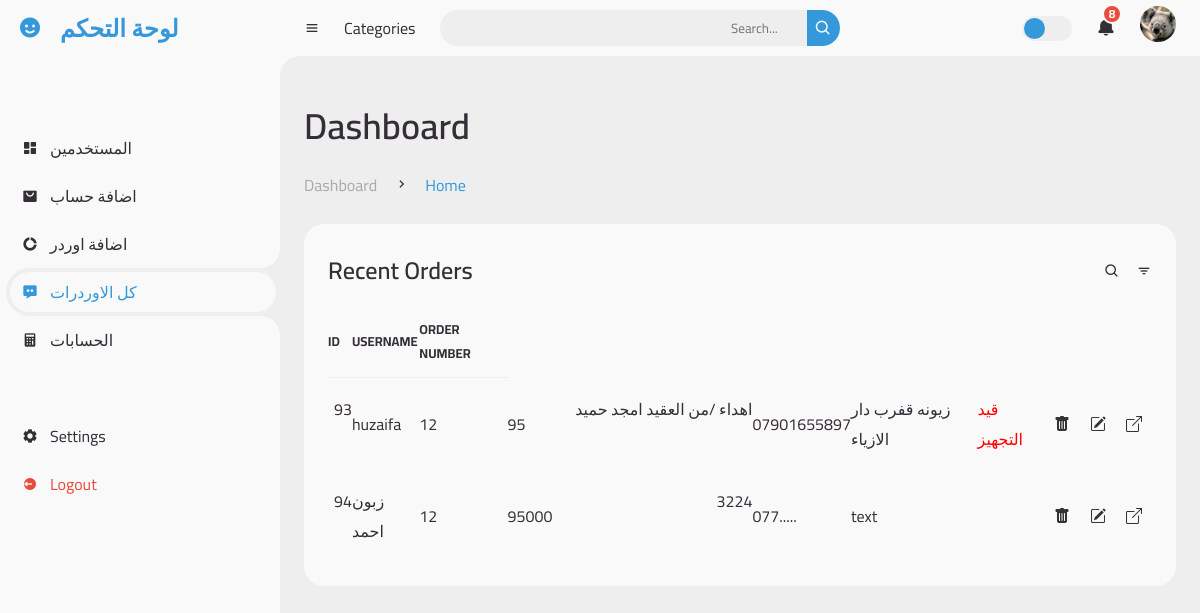
The app's page /controle/index.php (signed in) with its own data.
### tables this page shows
CREATE TABLE `user_form` (
  `id` int(100) NOT NULL,
  `name` varchar(100) NOT NULL,
  `email` varchar(100) NOT NULL,
  `password` varchar(100) NOT NULL,
  `image` varchar(100) NOT NULL,
  `usertype` varchar(255) NOT NULL
);

CREATE TABLE `orders` (
  `id` int(11) NOT NULL,
  `orderN` varchar(255) NOT NULL,
  `price` int(255) NOT NULL,
  `note` varchar(255) NOT NULL,
  `userNumber` varchar(255) NOT NULL,
  `addreces` varchar(255) NOT NULL,
  `user_id` varchar(255) NOT NULL,
  `order_page_name` varchar(255) NOT NULL,
  `page_name` varchar(255) NOT NULL,
  `statuse` varchar(50) NOT NULL,
  `priceAd` int(255) NOT NULL,
  `Governorate` varchar(255) NOT NULL
);

### controle/index.php (the view, shortened to what this page needs)
<?php
include '../login/config.php';
$user_id = $_SESSION['user_id'];
?>
                   <?php
                      $sqlimg = "SELECT * FROM `user_form` WHERE id = '$user_id'";
                      $resultimg = mysqli_query($conn, $sqlimg);
                       $img = mysqli_fetch_assoc($resultimg);
                       ?>
<!DOCTYPE html>
<html lang="en">
<head>
  <link href='https://unpkg.com/boxicons@2.0.9/css/boxicons.min.css' rel='stylesheet'>
  <link rel="stylesheet" href="html/style.css?v=<?php echo time(); ?>">
<link href="
https://cdn.jsdelivr.net/npm/bootstrap-icons@1.10.5/font/bootstrap-icons.min.css
" rel="stylesheet">
</head>
<body>
  <section id="sidebar">
    <a href="../controle/col.php" class="brand">
      <i class='bx bxs-smile'></i>
      <span class="text">لوحة التحكم</span>
    </a>
    <ul class="side-menu top">
      <li >
        <a href="../controle/col.php">
          <i class='bx bxs-dashboard' ></i>
          <span class="text">المستخدمين</span>
        </a>
      </li>
      <li>
        <a href="addAccunt.php">
          <i class='bx bxs-shopping-bag-alt' ></i>
          <span class="text">اضافة حساب </span>
        </a>
      </li>
      <li>
        <a href="create-new-order.php">
          <i class='bx bxs-doughnut-chart' ></i>
          <span class="text">اضافة اوردر</span>
        </a>
      </li>
      <li class="active">
        <a href="index.php">
          <i class='bx bxs-message-dots' ></i>
          <span class="text">كل الاوردرات </span>
        </a>
      </li>
      <li>
				<a href="accuntit.php">
				<i class='bx bxs-calculator'></i>
					<span class="text">الحسابات   </span>
				</a>
			</li>
    </ul>
    <ul class="side-menu">
      <li>
        <a href="../login/Home.php">
          <i class='bx bxs-cog' ></i>
          <span class="text">Settings</span>
        </a>
      </li>
      <li>
        <a href="../login/Home.php" class="logout">
          <i class='bx bxs-log-out-circle' ></i>
          <span class="text">Logout</span>
        </a>
      </li>
    </ul>
  </section>
  <section id="content">
    <nav>
      <i class='bx bx-menu' ></i>
      <a href="#" class="nav-link">Categories</a>
      <form action="saerch.php" method="POST">
        <div class="form-input">
          <input type="search" name="saerchInput" placeholder="Search...">
          <button type="submit" class="search-btn"><i class='bx bx-search' ></i></button>
        </div>
      </form>
      <label for="switch-mode" class="switch-mode"></label>
      <a href="#" class="notification">
        <i class='bx bxs-bell' ></i>
        <span class="num">8</span>
      </a>
      <a href="#" class="profile">
        <img src="../login/uploaded_img/<?php echo $img['image'] ?>">
      </a>
    </nav>
    <main>
      <div class="head-title">
        <div class="left">
          <h1>Dashboard</h1>
          <ul class="breadcrumb">
            <li>
              <a href="#">Dashboard</a>
            </li>
            <li><i class='bx bx-chevron-right' ></i></li>
            <li>
              <a class="active" href="#">Home</a>
            </li>
          </ul>
        </div>
      </div>
      <div class="table-data">
        <div class="order">
          <div class="head">
            <h3>Recent Orders</h3>
            <i class='bx bx-search' ></i>
            <i class='bx bx-filter' ></i>
          </div>
          <table>
            <thead>
              <tr>
                <th>ID</th>
                <th>USERNAME</th>
                <th>ORDER NUMBER</th>
              </tr>
            </thead>
                 <tbody>
        <?php
        $sql = "SELECT * FROM `orders`";
        $result = mysqli_query($conn, $sql);
        while ($row = mysqli_fetch_assoc($result)) {
        ?>
          <tr>
            <td><?php echo $row["id"] ?></td>
            <td><?php echo $row["order_page_name"] ?></td>
            <td><?php echo $row["orderN"] ?></td>
            <td><?php echo $row["price"] ?></td>
            <td style="width: 200px;
    overflow: hidden;
    display: block;
    height: 50px;
    text-align: end;"><?php echo $row["note"] ?></td>
            <td><?php echo $row["userNumber"] ?></td>
            <td><?php echo $row["addreces"] ?></td>
            <td><a href="order.php?id=<?php echo $row["id"] ?>" class="link-dark" style= "color: red"><?php if($row["statuse"] == "1"){
              echo "قيد التجهيز ";}elseif($row["statuse"] == "2"){
                 echo "تم ارسال الطلب الى شركة التوصيل ";
              }elseif($row["statuse"] == "3"){
                echo "تم استلام الطلب ";
             }
             elseif($row["statuse"] == "4"){
              echo "طلب راجع";
           }?> </a></td>
                  <td><a href="delete.php?id=<?php echo $row["id"] ?>" class="link-dark"><i style="padding: 10px; color: #333;" class="bi bi-trash-fill"></i></a></td>
                  <td><a href="edit.php?id=<?php echo $row["id"] ?>" class="link-dark"><i style="padding: 10px; color: #333;" class="bi bi-pencil-square"></i></a> </td>
                  <td> <a href="order.php?id=<?php echo $row["id"] ?>" class="link-dark"><i style="padding: 10px; color: #333;" class="bi bi-box-arrow-up-right"></i> </a></td>
          </tr>
        <?php
        }
        ?>
      </tbody>
          </table>
        </div>
      </div>
    </main>
  </section>
</body>
</html>

### records on screen
user_form: image (picture)
orders: id "93", order_page_name "huzaifa", orderN "12", price "95", note "اهداء /من العقيد امجد حميد…", userNumber "07901655897", addreces "زيونه قفرب دار الازياء", statuse "قيد التجهيز"
orders: id "94", order_page_name "زبون احمد", orderN "12", price "95000", note "3224", userNumber "077.....", addreces "text"
